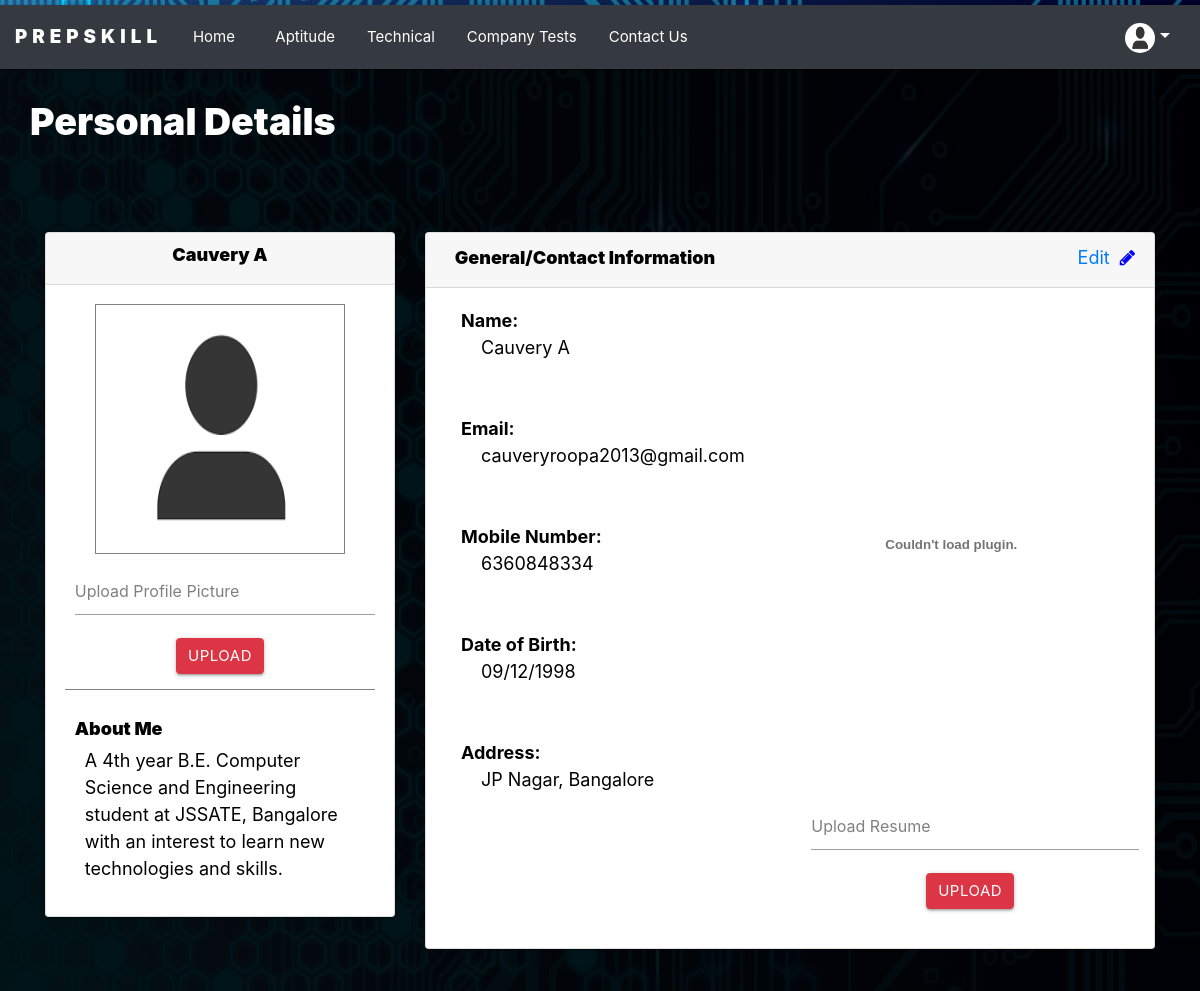
/profile.php (signed in), run on the app's committed database.
### tables this page shows
CREATE TABLE `user` (
  `U_ID` int(11) NOT NULL,
  `USERNAME` varchar(100) NOT NULL,
  `PWD` varchar(225) NOT NULL,
  `NAME` varchar(50) NOT NULL,
  `GENDER` varchar(3) NOT NULL,
  `DEM` varchar(10) DEFAULT NULL,
  `MOBILE` varchar(50) DEFAULT NULL,
  `DOB` varchar(10) DEFAULT NULL,
  `ADDR` varchar(500) DEFAULT NULL,
  `ABOUT` varchar(140) DEFAULT NULL,
  `DP` varchar(500) DEFAULT 'assets/users/profile.png',
  `RESUME` varchar(500) DEFAULT 'assets/users/sample_file.docx',
  `VERIFY` varchar(15) DEFAULT NULL,
  `OTP` varchar(5) DEFAULT NULL,
  `COMPANY` varchar(100) DEFAULT NULL
);

### profile.php (the view, shortened to what this page needs)
<!DOCTYPE html>
<html>
<head>
	<link rel="stylesheet" href="https://cdnjs.cloudflare.com/ajax/libs/materialize/1.0.0/css/materialize.min.css">
	<link rel="stylesheet" href="https://cdnjs.cloudflare.com/ajax/libs/font-awesome/4.7.0/css/font-awesome.min.css">
	<link rel="stylesheet" href="https://maxcdn.bootstrapcdn.com/bootstrap/4.3.1/css/bootstrap.min.css">
	<link rel="stylesheet" type="text/css" href="style.css">
</head>
<body>
	<div id="back">
	<?php
		if(isset($_SESSION['user'])) {
			include 'assets/verify_error.php';
			include 'nav_login.php';
		}
		else {
			include 'navigation.php';
		}
	?>
	<h1 id="main-head">Personal Details</h1>
	<div class="container">
		<div class="row">
			<div class="col-sm-4 col-md-6 col-lg-4">
				<div class="card" id="mar-top">
					<div class="card-header">
						<center><h6><b id="card-head">
							<?php
								$db = new mysqli('localhost','root','','prepskill');
								if($db->connect_error) {
									die('connection failed');
								}
								else {
									$user = $_SESSION['user'];
									$sql = "SELECT * FROM user WHERE USERNAME='$user';";
									$result = $db->query($sql);
									$usr = $result->fetch_assoc();
									$name = $usr['NAME'];
									$email = $usr['USERNAME'];
									$mobile = $usr['MOBILE'];
									$dob = $usr['DOB'];
									$addr = $usr['ADDR'];
									$about = $usr['ABOUT'];
									$resume = $usr['RESUME'];
									$dp = $usr['DP'];
									echo $name;
								}
							?>
						</b></h6></center>
					</div>
					<div class="card-body">
						<center><img src="<?php echo $dp; ?>" width="250px" height="250px" style="border: 1px solid gray;"></center>
						<form action="dp_upload.php" method="POST" enctype="multipart/form-data">
				            <div class = "file-field input-field">
				                <div class = "file-path-wrapper">
				                    <input class = "file-path validate black-txt" type = "text" placeholder = "Upload Profile Picture" />
				                </div>
				            </div>
						    <center><input class="btn btn-danger" type="submit" value="Upload"></center>
						 </form>
						<hr class="card-hr">
						<h6 style="display: inline-block;"><b id="card-head">About Me</b></h6>
						<p id="card-info"><?php echo $about; ?></p>
					</div>
				</div>
			</div>
			<div class="col-sm-8 col-md-6 col-lg-8">
				<div class="card" id="mar-top">
					<div class="card-header">
						<h6 style="display: inline-block;"><b id="card-head">General/Contact Information</b></h6>
						<span style="float: right;"><a href="#" data-toggle="modal" data-target="#myModal">Edit &nbsp<i class="fa fa-pencil" style="color: blue;"></i></a></span>
					</div>
					<div class="card-body">
						<div class="row">
							<div class="col">
								<b id="card-info">Name: </b><br><span id="card-info" class="mar-left20"><?php echo $name; ?></span><br><br><br>
								<b id="card-info">Email: </b><br><span id="card-info" class="mar-left20"><?php echo $email; ?></span><br><br><br>
								<b id="card-info">Mobile Number: </b><br><span id="card-info" class="mar-left20"><?php echo $mobile; ?></span><br><br><br>
								<b id="card-info">Date of Birth: </b><br><span id="card-info" class="mar-left20"><?php echo $dob; ?></span><br><br><br>
								<b id="card-info">Address: </b><br><span id="card-info" class="mar-left20"><?php echo $addr; ?></span><br><br><br>
							</div>
							<div class="col">
								<embed src="<?php echo $resume; ?>" width="300px" height="475px" allowfullscreen="true" />
								<form action="resume_upload.php" method="POST" enctype="multipart/form-data">
						            <div class = "file-field input-field">
						                <div class = "file-path-wrapper">
						                    <input class = "file-path validate black-txt" type = "text" id="resume" name="resume" placeholder = "Upload Resume" />
						                </div>
						            </div>
								    <center><input class="btn btn-danger" type="submit" value="Upload"></center>
								 </form>
							</div>
						</div>
					</div>
				</div>
			</div>
		</div>
	</div>
	<br><br><br>
	</div>
</body>
</html>

### assets/verify_error.php (shortened to what this page needs)
<html>
<head>
	<link rel="stylesheet" href="https://cdnjs.cloudflare.com/ajax/libs/font-awesome/4.7.0/css/font-awesome.min.css">
</head>
<body>
</body>
</html>

### nav_login.php (shortened to what this page needs)
<?php
  $db = new mysqli('localhost','root','','prepskill');
  if($db->connect_error) {
    die('connection failed');
  }
  else {
    $user = $_SESSION['user'];
    $sql = "SELECT DP FROM user WHERE USERNAME='$user';";
    $result = $db->query($sql);
    if($result->num_rows > 0) {
      $row = $result->fetch_assoc();
      $dp = $row['DP'];
    }
  }
?>
<!DOCTYPE html>
<html lang="en">
<head>
	<link rel="stylesheet" href="https://cdnjs.cloudflare.com/ajax/libs/font-awesome/4.7.0/css/font-awesome.min.css">
	<link rel="stylesheet" href="https://maxcdn.bootstrapcdn.com/bootstrap/4.3.1/css/bootstrap.min.css">
  <link rel="stylesheet" type="text/css" href="style.css">
</head>
<body>
	<nav class="navbar navbar-expand-lg navbar-dark bg-dark sticky-top" id="mar-top5">
      <a class="navbar-brand" id="brand" href="home.php">PREPSKILL</a>
      <div class="collapse navbar-collapse" id="navbarSupportedContent">
        <ul class="navbar-nav mr-auto mt-2 mt-lg-0">
            <li class="nav-item ">
              <a class="nav-link" href="home.php" id="white-txt">&nbsp Home &nbsp &nbsp</a>
            </li>
            <li class="nav-item">
              <a class="nav-link" href="aptitude.php" id="white-txt">&nbsp Aptitude &nbsp</a>
            </li>
            <li class="nav-item">
              <a class="nav-link" href="technical.php" id="white-txt">&nbsp Technical &nbsp</a>
            </li>
            <li class="nav-item">
              <a class="nav-link" href="company_tests.php" id="white-txt">&nbsp Company Tests &nbsp</a>
            </li>
            <li class="nav-item">
              <a class="nav-link" href="contactus.php" id="white-txt">&nbsp Contact Us &nbsp</a>
            </li>
        </ul>
        <span class="nav-item dropdown" >
        <a class="nav-link dropdown-toggle" href="#" id="user" data-toggle="dropdown" aria-haspopup="true" aria-expanded="false" role="button"><img src="<?php echo $dp; ?>" width="30px" height="30px;" style="border-radius: 50%;"></a>
        </span>
      </div>
  </nav>
</body>
</html>

### style.css (style rules this page uses)
* { font-size: 18px; color: white; }
::placeholder { color: gray; }
.black-txt { color: black; }
#back { background-color: rgba(0, 0, 0, 0.9); background-size: 100% 100%; background-attachment: fixed; }
body { background-image: url("assets/images/background.jpg"); background-size: 100% 100%; background-attachment: fixed; }
hr { border-top: 1px solid white; padding-top: 10px; }
.nav-link { color: white; }
#mar-top { margin-top: 50px; }
#card-head { padding: 10px; font-weight: 1000; color: black; }
#card-info { padding-left: 20px; padding-right: 20px; color: black; }
#brand { letter-spacing: 5px; font-weight: 1000; }
#mar-top5 { margin-top: 5px; }
#main-head { padding: 30px; font-weight: 900; }
#white-txt { color: white; }
.card-hr { border-top: 1px solid gray; }
.mar-left20 { margin-left: 20px; }

### data on the page
user: DP (placeholder picture), NAME "Cauvery A", ABOUT "A 4th year B.E. Computer Science and Engineering student at JSSATE, Bangalore with an interest to learn new technologies and skills.", USERNAME "cauveryroopa2013@gmail.com", MOBILE "6360848334", DOB "09/12/1998", ADDR "JP Nagar, Bangalore"
